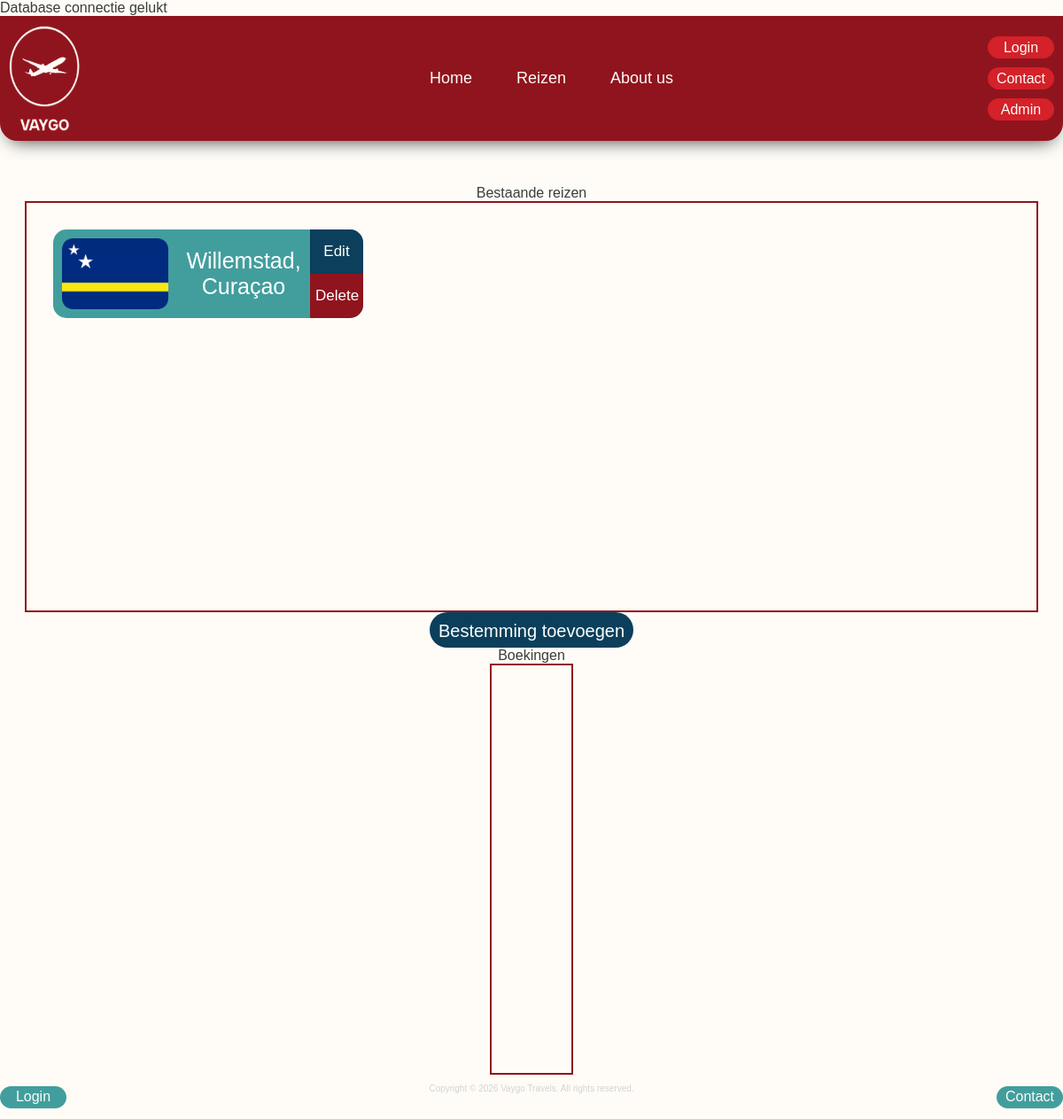
The app's page /admin.php, older data.
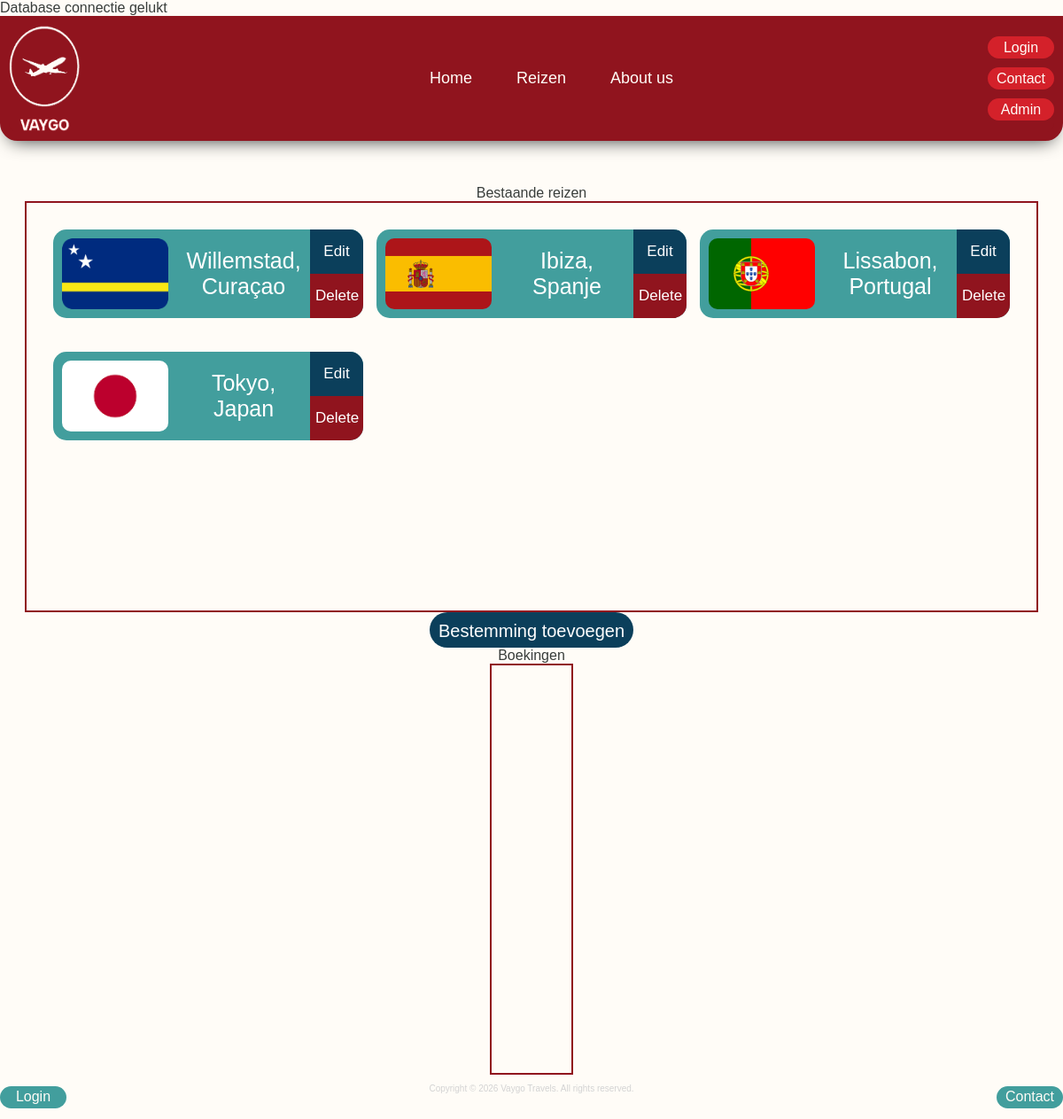
The same page, newer data.
### tables this page shows
CREATE TABLE `Reizen` (
  `Reis-id` int NOT NULL,
  `Bestemming` varchar(50) NOT NULL,
  `Land` varchar(50) NOT NULL,
  `korte-beschrijving` varchar(250) NOT NULL,
  `Prijs` int NOT NULL,
  `Vlag` varchar(250) NOT NULL,
  `Continent` varchar(50) NOT NULL,
  `Strand-en-zon` tinyint(1) NOT NULL,
  `Stedentrip` tinyint(1) NOT NULL,
  `Wintersport` tinyint(1) NOT NULL,
  `Natuur` tinyint(1) NOT NULL,
  `Cultuur` tinyint(1) NOT NULL,
  `Welkom-bericht` varchar(250) NOT NULL,
  `Historie` varchar(250) NOT NULL,
  `Wat-te-doen` varchar(250) NOT NULL,
  `Achtergrond` varchar(250) NOT NULL
);

### admin.php (the view, shortened to what this page needs)
<?php
include_once 'includes/pdo.php';
?>
<!DOCTYPE html>
<html lang="en">
<head>
    <link rel="stylesheet" href="css/style.css">
</head>
<body>
    <header>
        <img src="img/logo-vaygo.png" alt="logo Vaygo">
        <?php
        include_once 'includes/header.php';
        ?>
    </header>
    <main>
        <div class="admin-page">
            <div class="admin-section">
                <span class="title-block">
                    Bestaande reizen
                </span>
                <div class="admin-field">
                    <?php
                    $sql = "SELECT * FROM Reizen";
                    $searchStatement = $pdo->prepare($sql);
                    $searchStatement->execute();
                    $reizen = $searchStatement->fetchAll();
                    foreach ($reizen as $reis) { ?>
                        <div class="admin-block">
                            <div class="travel-info">
                                <img src="img/<?php echo $reis['Vlag'] ?>" alt="Afbeelding van vlag">
                            </div>
                            <div class="travel-names">
                                <?php echo $reis['Bestemming'] . ",";
                                echo "<br>";
                                echo $reis['Land'];
                                ?>
                            </div>
                            <div class="admin-actions">
                                <a> <button class="button-top">Edit</button> </a>
                                <a> <button class="button-bottom">Delete</button> </a>
                            </div>
                        </div>
                    <?php } ?>
                </div>
                <a><button class="action-button">Bestemming toevoegen</button></a>
            </div>
            <div class="admin-section">
                <span class="title-block">
                    Boekingen
                </span>
                <div class="admin-field">
                </div>
            </div>
        </div>
    </main>
    <footer>
        <?php
        include_once 'includes/footer.php';
        ?>
    </footer>
</body>
</html>

### includes/header.php
<div class="header-links">
    <nav>
        <ul>
            <li><a href="index.php">Home</a></li>
            <li><a href="reizen.php">Reizen</a></li>
            <li><a href="aboutus.php">About us</a></li>
        </ul>
    </nav>
</div>
<div class="buttons">
    <a href="inlog.php">Login</a>
    <a href="contact.php">Contact</a>
    <a href="admin.php">Admin</a>
</div>

### includes/footer.php
<div class="footer">
    <div class="button">
        <a href="inlog.php">Login</a>
    </div>
    <div class="copyright">
        <p>Copyright &copy; 2026 Vaygo Travels. All rights reserved.</p>
    </div>
    <div class="button">
        <a href="contact.php">Contact</a>
    </div>
</div>

### css/style.css (style rules this page uses)
:root { --background: #FFFCF7; --sand: #FFF0D6; --dark_red: #90141E; --red: #D4212A; --dark_blue: #0B3F5B; --teal: #429E9D; --gunpowder: #383D3B; }
body { background: var(--background); margin: auto; font-family: noto-sans, sans-serif; color: var(--gunpowder); }
body a { text-decoration: none; }
header { background: var(--dark_red); border: 10px solid var(--dark_red); border-radius: 0 0 20px 20px; height: auto; color: var(--background); display: flex; justify-content: center; justify-content: space-between; box-shadow: var(--gunpowder) 0px 10px 20px -10px; position: relative; z-index: 2; }
header img { height: auto; width: 80px; display: flex; justify-content: center; align-items: center; }
header ul { margin: 50px; list-style: none; gap: 50px; display: flex; justify-content: space-around; align-items: center; font-size: 18px; }
header a { color: var(--background); text-decoration: none; }
.buttons { display: flex; flex-direction: column; gap: 10px; justify-content: center; align-items: center; }
.buttons a { background: var(--red); height: 25px; width: 75px; border-radius: 15px; display: flex; justify-content: center; align-items: center; }
.admin-block { background: var(--teal); height: auto; width: 300px; color: white; display: flex; justify-content: center; justify-content: space-between; align-items: center; }
.admin-block img { max-width: 180px; max-height: 80px; }
.admin-actions { display: flex; flex-direction: column; }
.footer { display: flex; justify-content: space-between; width: 100%; height: 50px; }
footer a { color: var(--background); text-decoration: none; }
.button { display: flex; flex-direction: column; gap: 10px; justify-content: center; align-items: center; }
.button a { background: var(--teal); height: 25px; width: 75px; border-radius: 15px; display: flex; justify-content: center; align-items: center; }
footer p { color: lightgray; font-size: 10px; }
.admin-page { margin-top: 50px; justify-items: center; text-align: center; }
.admin-field { border: 2px solid var(--dark_red); height: 400px; padding: 30px; display: grid; grid-template-rows: 1fr 1fr 1fr; grid-template-columns: 1fr 1fr 1fr; overflow-y: auto; gap: 15px; }
.admin-block { background: var(--teal); height: 100px; width: 350px; color: white; display: flex; justify-content: center; justify-content: space-between; border-radius: 15px; }
.admin-block img { max-width: 180px; max-height: 80px; border-radius: 10px; }
.travel-info { display: flex; align-items: center; padding: 10px; }
.travel-names { font-size: 25px; align-content: center; }
.admin-actions button { height: 50px; width: 60px; border: none; color: white; font-size: 17px; }
.button-top { border-radius: 0px 15px 0px 0px; background: var(--dark_blue); }
.button-bottom { border-radius: 0px 0px 15px 0px; background: var(--dark_red); }
.action-button { background: var(--dark_blue); color: white; border: none; height: 40px; font-size: 20px; padding: 10px; border-radius: 20px; }

Row changes from the older to the newer data that the page shows:
added reizen: Vlag (picture), Bestemming "Ibiza", Land "Spanje"
added reizen: Vlag (picture), Bestemming "Lissabon", Land "Portugal"
added reizen: Vlag (picture), Bestemming "Tokyo", Land "Japan"
